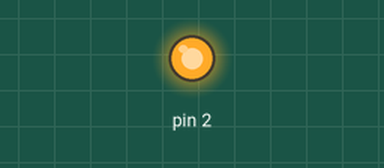
Simulated run of this sketch. Board: Arduino Uno, built with avr-gcc and run on an emulated ATmega328P. Parts: output pins drawn as LEDs (lit = HIGH).

Above: at 5.0 s.
At 11.0 s:
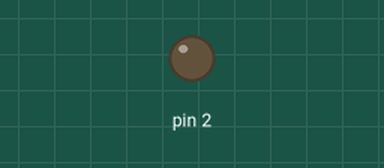
Timing chart, 0 to 15.6 s (numbered marks = the images above):
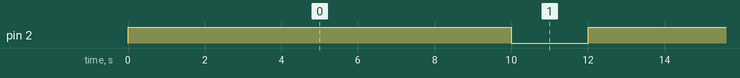

The sketch:

codigo.ino
```cpp
// C++ code
//
void setup()
{
  pinMode(2, OUTPUT);
}

void loop()
{
  digitalWrite(2, HIGH);
  delay(2000);
   digitalWrite(3, HIGH);
  delay(2000);
   digitalWrite(4, HIGH);
  delay(2000);
   digitalWrite(7, HIGH);
  delay(2000);
  digitalWrite(8, HIGH);
  delay(2000);
  digitalWrite(3, LOW);
  digitalWrite(4, LOW);
  digitalWrite(7, LOW);
  digitalWrite(8, LOW);
  digitalWrite(2, LOW);
  delay(2000);
}
```

Measured:
- by itself, pin 2: alternates HIGH for 10.0 s and LOW for 2.0 s
